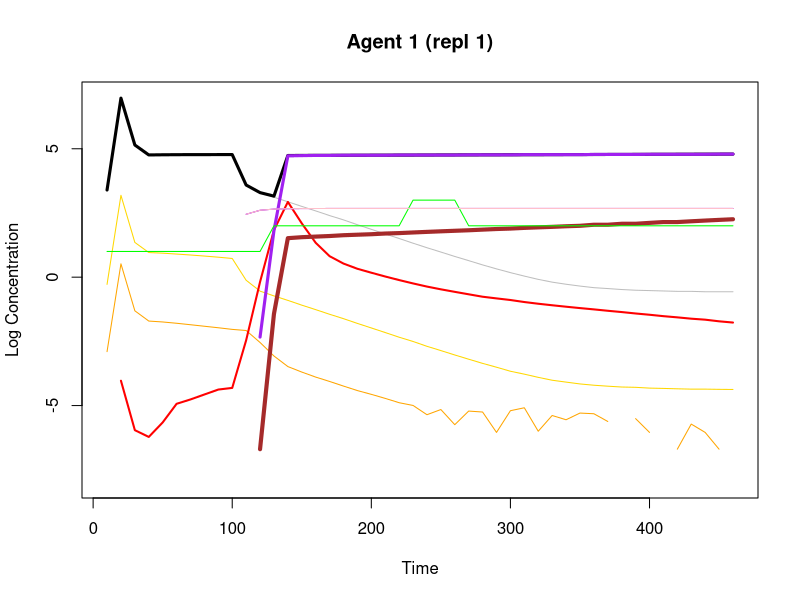
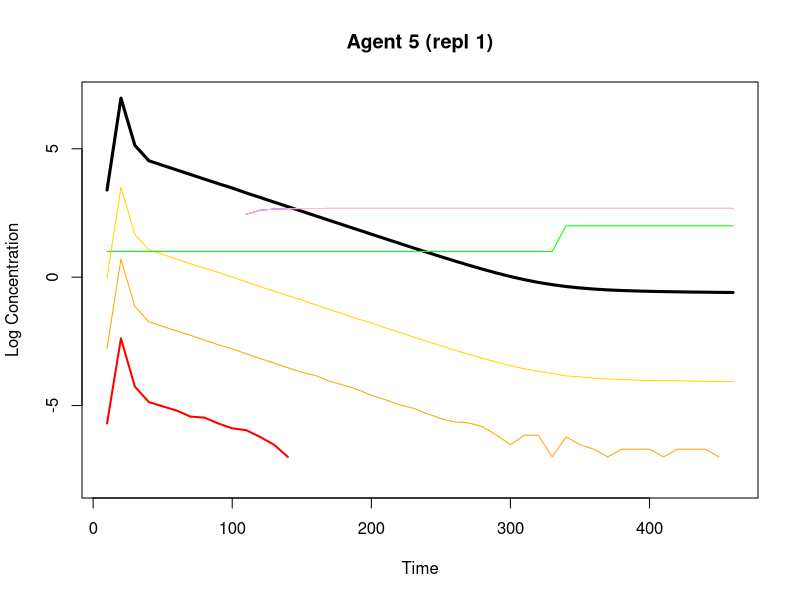
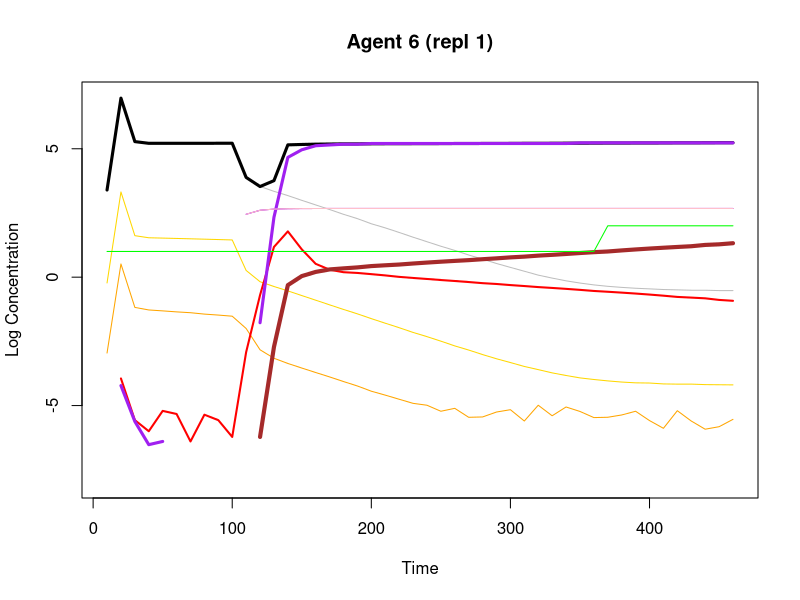
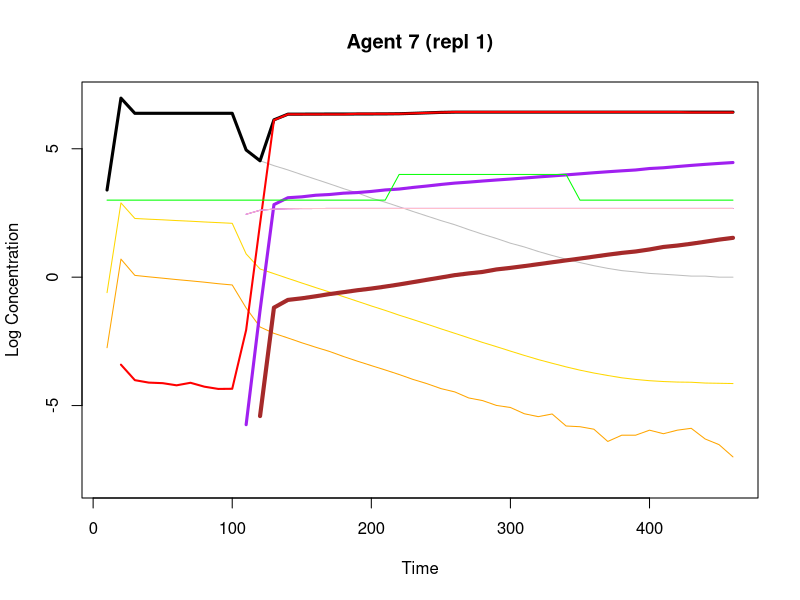
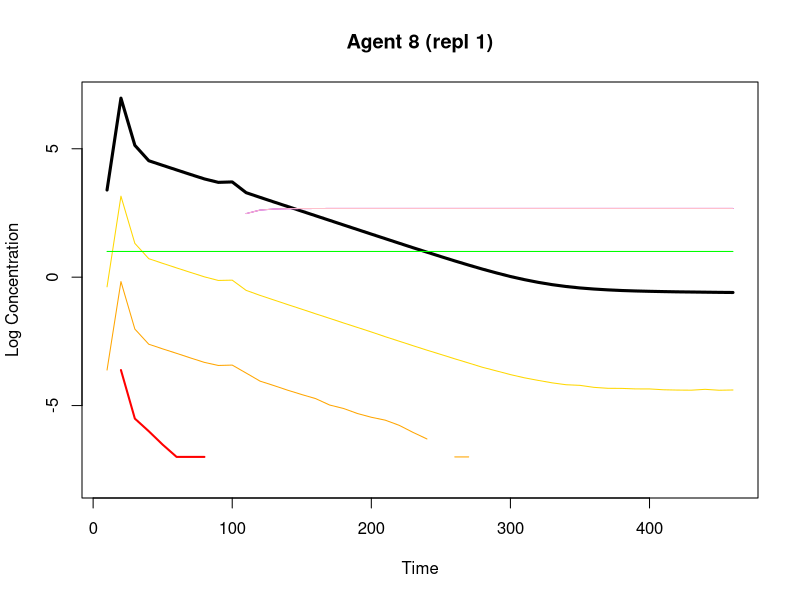
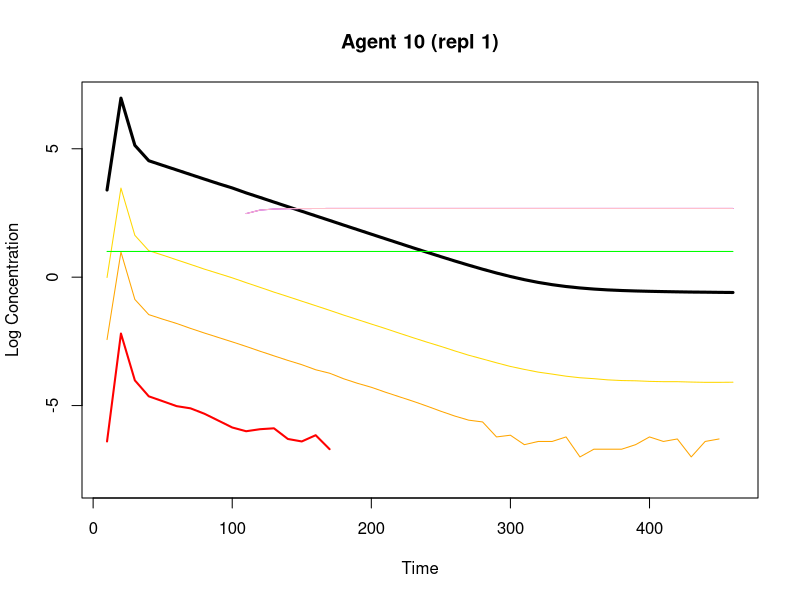
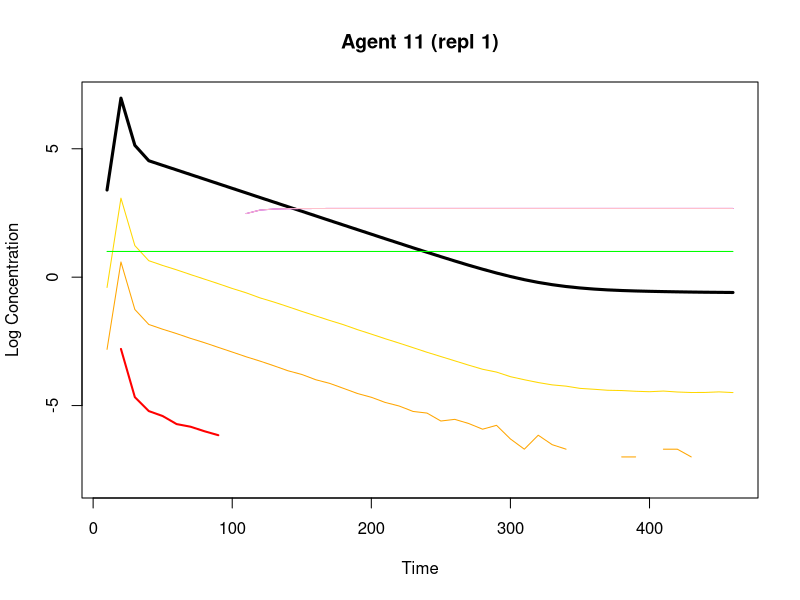
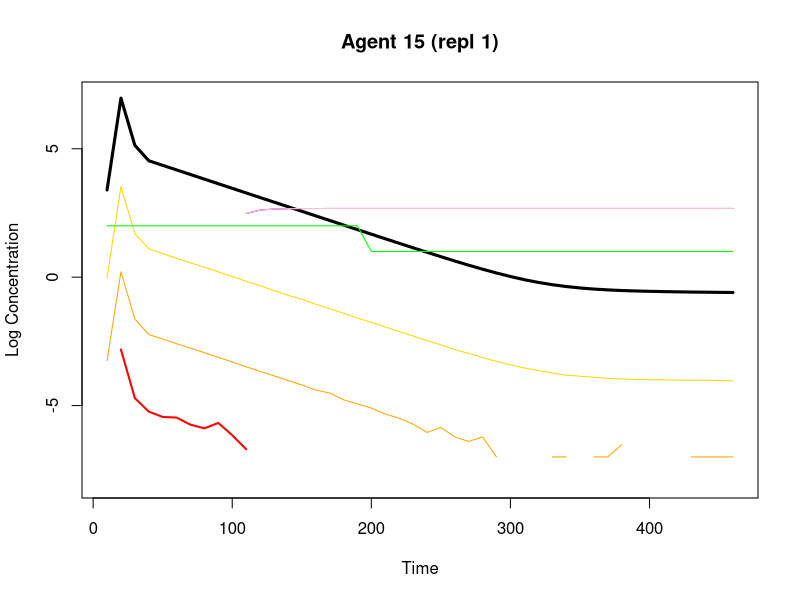

The R source for these figures, in order:
# Graph viral load, drug concentrations, mutants and CD4 T-cell categories #######
agent_data <- read.csv("AgentHistory.txt",sep="\t",header = TRUE)
inf_agents <- unique(agent_data$Agent)
repls <- unique(agent_data$repl)
for (jj in 1: length(repls)) {
  for (kk in 1:length(inf_agents)) {
    # Organize data from agent history file into a form that can be graphed
    agent_lines <- which(agent_data$Agent == inf_agents[kk] & agent_data$repl == repls[jj])
    if (length(agent_lines) >= 1) {
      time <- agent_data$time[agent_lines]
      vl <- agent_data$V[agent_lines]
      cd4 <- agent_data$CD4[agent_lines]
      D1 <- agent_data$D1[agent_lines]
      D2 <- agent_data$D2[agent_lines]
      D3 <- agent_data$D3[agent_lines]
      cd4 <- agent_data$CD4[agent_lines]
      WT <- agent_data$V00000[agent_lines]
      Single_muts <- agent_data$V10000[agent_lines] + agent_data$V01000[agent_lines] + agent_data$V00100[agent_lines] + agent_data$V00010[agent_lines] + agent_data$V00001[agent_lines] 
      Double_muts <-               agent_data$V11000[agent_lines] + agent_data$V10100[agent_lines] + agent_data$V10010[agent_lines] + agent_data$V10001[agent_lines]
      Double_muts <- Double_muts + agent_data$V01100[agent_lines] + agent_data$V01010[agent_lines] + agent_data$V01001[agent_lines] 
      Double_muts <- Double_muts + agent_data$V00110[agent_lines] + agent_data$V00101[agent_lines] + agent_data$V00011[agent_lines]
      Triple_muts <-               agent_data$V11100[agent_lines] + agent_data$V11010[agent_lines] + agent_data$V11001[agent_lines] 
      Triple_muts <- Triple_muts + agent_data$V01110[agent_lines] + agent_data$V01101[agent_lines] + agent_data$V00111[agent_lines]
      Quad_muts  <- agent_data$V11110[agent_lines] + agent_data$V11101[agent_lines] + agent_data$V11011[agent_lines] + agent_data$V10111[agent_lines] + agent_data$V01111[agent_lines] 
      Quint_muts <- agent_data$V11111[agent_lines]
      # Create the plots
      plot(time,log10(WT),ylim=c(-8,7),xlab="Time",ylab="Log Concentration",col="grey",type="l",
         main = paste("Agent ",inf_agents[kk]," (repl ",repls[jj],")",sep=""))
      lines(time,log10(vl),lwd=3,col="black")
      lines(time,log10(Single_muts),col="gold")
      lines(time,log10(Double_muts),col="orange")
      lines(time,log10(Triple_muts),lwd=2,col="red")
      lines(time,log10(Quad_muts),lwd=3,col="purple")
      lines(time,log10(Quint_muts),lwd=4,col="brown")
      lines(time,cd4,col="green")
      #lines(time,cd4,lwd=3,col="blue")
      lines(time,log10(D1),col="violet")
      lines(time,log10(D2),col="purple")
      lines(time,log10(D3),col="pink")
    }
  }
}
